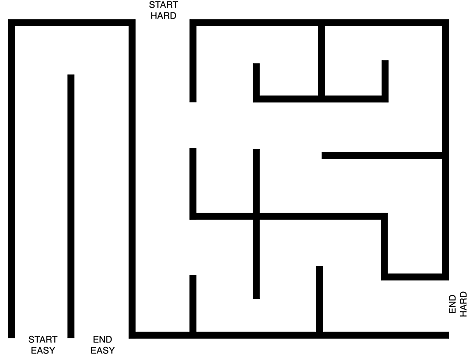
#> input picture Task 2/maze.png, 471 x 358 px
$ python main.py
#> lines starting #> are read from the running program, lines starting #| are printed output that depends on the picture; after the words box and inside, x2 and y2 are one past the last pixel; in counts of white or black regions, pixels touching at a corner belong together
### Task 2/PRM_utils.py
import cv2
import numpy as np
from queue import PriorityQueue

#Roadmap base class
class RoadMap:
    def __init__(self):
        self.nodes=[]
        self.edges={}
        self.obstacles=[]

    def add_obstacles(self, coord):
        self.obstacles.append(coord)

    def add_nodes(self, coord):
        self.nodes.append(coord)

    def add_neighbours(self,node1, node2):
        if(node1 in self.edges):
            self.edges[node1].append(node2)
        else:
            self.edges[node1]=[node2]


#Function to draw the circle
def draw_circle(image, coord):
    cv2.circle(image, coord, 2, (230,202,142), -1)


#Function for drawing the path
# [6 lines left out: function draw_path, not called in this run]


#Function to generate random points
def generate_random_points(coordinate1, lim_1, lim_2, n):
    for _ in range(n):
        point=tuple(int(np.random.uniform(x,y)) for x,y in [lim_1, lim_2])
        coordinate1.append(point)

#Function to calculate euclidean distance
def dist(p1,p2):
    return ((p1[0]-p2[0])**2+(p1[1]-p2[1])**2)**0.5

#function to find the close neighbours
def k_nearest_neighbours(points, point, k):
    distances=[]
    for p in points:
        distances.append((dist(point,p), p))
    distances.sort()
    return [p for _,p in distances[:k]]

#Function to check if the line passes through the obstacle (Bresenhem's line drawing algo)
def obstacle_crossing(image, p1, p2, maze):
    x1, y1 = p1
    x2, y2 = p2

    dx = abs(x2 - x1)
    dy = -abs(y2 - y1)

    sx = 1 if x1 < x2 else -1
    sy = 1 if y1 < y2 else -1

    err = dx + dy

    while True:
        if x1 == x2 and y1 == y2:
            break

        if((x1,y1) in maze.obstacles):
            return True

        e2 = 2 * err
        if e2 >= dy:
            if x1 == x2:
                break
            err += dy
            x1 += sx
        if e2 <= dx:
            if y1 == y2:
                break
            err += dx
            y1 += sy

    return False

### Task 2/main.py
import cv2
import numpy as np
from queue import PriorityQueue
from PRM_A_star import astar
from PRM_utils import RoadMap, generate_random_points, draw_circle, draw_path, k_nearest_neighbours, obstacle_crossing
from PRM_Turtle import turtle


#Parameter definition (found using hit and trial after experimenting)
points_generated= 1000 #Try adjusting this parameter (increase it) if path is not found
nearest_neighbours= 10

#Loading the image
img=cv2.imread("maze.png")
#> img is the input picture: shape (358, 471, 3); min 0, max 255, mean 223.2

#Conversion to grayscale and binarizing it
gray=cv2.cvtColor(img, cv2.COLOR_RGB2GRAY)
_, binary= cv2.threshold(gray, 1, 255, cv2.THRESH_BINARY)
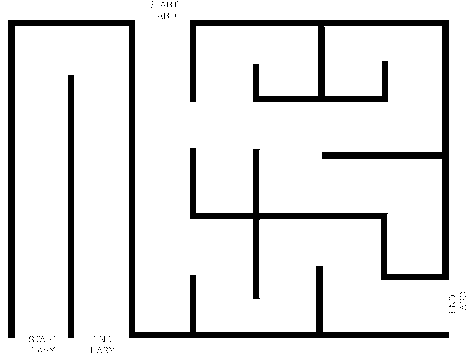
#> binary: shape (358, 471); 88.9% white; 81 black regions (78 under 20 px), largest, box (x1, y1, x2, y2) and area: (190, 20, 449, 299) 9465, (8, 20, 449, 338) 7506, (68, 75, 74, 338) 1578
mask= cv2.bitwise_not(binary)

img_copy= img.copy()

maze=RoadMap() #Initialising the roadmap for start easy


#Drawing the obstacles
for y in range(img.shape[0]):
    for x in range(img.shape[1]):
        if mask[y, x]==255:
            cv2.rectangle(img_copy, (x,y), (x+1, y+1), (83,86,91),1)
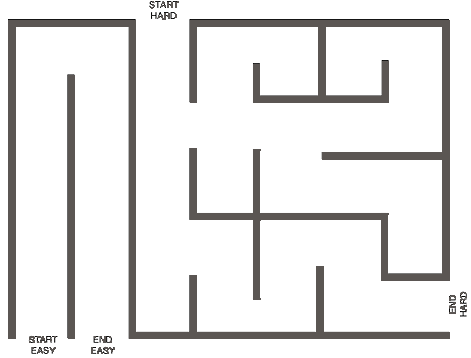
#> img_copy: shape (358, 471, 3); 13.03% of pixels changed, all inside (x1, y1, x2, y2) = (8, 1, 467, 354)

#Adding the obstacles to raodmap
for y in range(img.shape[0]):
    for x in range(img.shape[1]):
        if np.any(img_copy[y, x] == [83,86,91]):
            maze.add_obstacles((x,y))

img_copy_1=img_copy.copy()

#Generating Random points and drawing it
coordinate=[]
generate_random_points(coordinate, (8,450), (20, 335), points_generated)

#Initializing the start and end points
start1= (40,330)
end1=(100,330)

start2= (160,25)
end2=(445,300)

#Adding both the start and end points to teh roadmap
coordinate.append(start1)
coordinate.append(end1)
coordinate.append(start2)
coordinate.append(end2)

cv2.imshow("Maze", img_copy_1)
cv2.waitKey(1000)
cv2.destroyAllWindows()

#Drawing the nodes
for coord in coordinate:
    if(coord not in maze.obstacles):
        draw_circle(img_copy_1, coord)
        maze.add_nodes(coord)
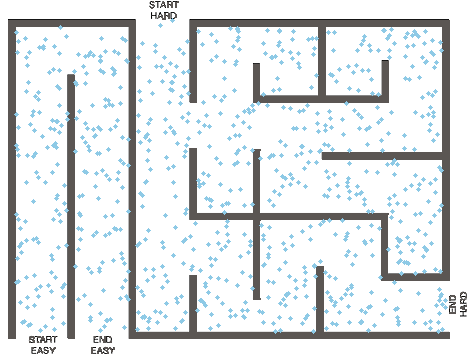
#> img_copy_1: shape (358, 471, 3); 6.31% of pixels changed, all inside (x1, y1, x2, y2) = (14, 18, 448, 334)

line_copy=img_copy_1.copy()
count=0
print("Processing.... Please wait for a minute or two.")
for point in maze.nodes:
    neighbours=k_nearest_neighbours(maze.nodes, point, nearest_neighbours)
    for neighbour in neighbours:
        if point!=neighbour:
#> (the run stopped early here; a loop or call above may not have finished)
